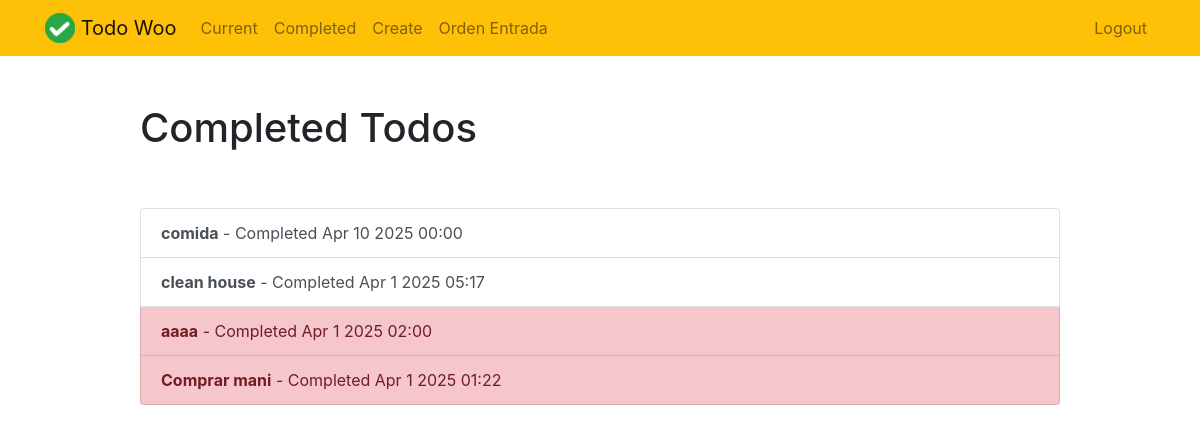
The app's page /completed/ (signed in) with its own data.
### todo/models.py (models this page shows, shortened)
class Todo(models.Model):
    title = models.CharField(max_length=100)
    memo = models.TextField(blank=True)
    created = models.DateTimeField(auto_now_add = True)
    datecompleted = models.DateTimeField(null = True, blank=True)
    important = models.BooleanField(default = False)
    user = models.ForeignKey(User,on_delete=models.CASCADE)
    ubicacion = models.ForeignKey('Ubicacion', on_delete=models.SET_NULL, null=True, blank=True)

### todo/views.py (the view)
# urls.py: path('completed/', views.completetodos, name='completetodos'),
@login_required
def completetodos(request):
    todos= Todo.objects.filter(user=request.user, datecompleted__isnull=False).order_by('-datecompleted')# esta es la difencia principal ya que antes en current estos estaba en true y este es false ya que el valor cambia una vez que se genera el complete
    return render(request, 'todo/completetodos.html',{'todos':todos})

### todo/templates/todo/completetodos.html
{% extends "todo/base.html" %}
{% block content %}
<div class="row justify-content-center mt-5">
    <div class="col-md-10">
        <h1>Completed Todos</h1>
    </div>
</div>
<div class="row justify-content-center mt-5">
    <div class="col-md-10">
        <div class="list-group">
            {% for todo in todos %}
            <a href="{% url 'viewtodo' todo.id %}" class="list-group-item list-group-item-action{% if todo.important %} list-group-item-danger{% endif %}"><b>{{ todo.title }}</b> - Completed {{ todo.datecompleted|date:'M j Y H:i' }}</a>
            {% endfor %}
        </div>
    </div>
</div>
{% endblock %}

### records on screen
Todo: title "comida", datecompleted "Apr 10 2025 00:00"
Todo: title "clean house", datecompleted "Apr 1 2025 05:17"
Todo: title "aaaa", datecompleted "Apr 1 2025 02:00"
Todo: title "Comprar mani", datecompleted "Apr 1 2025 01:22"
